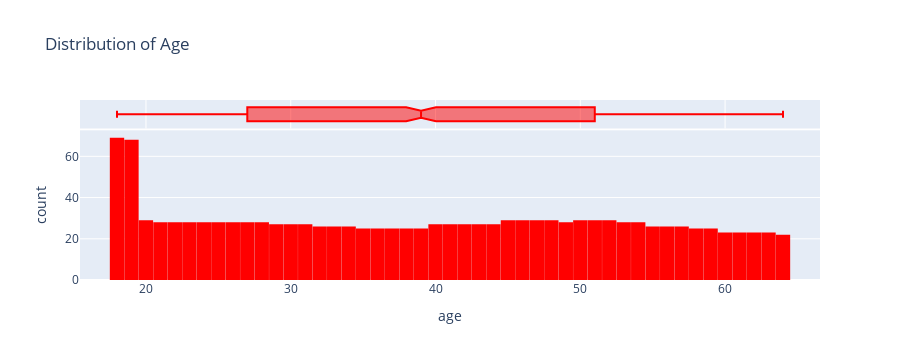

Notebook code for this chart:
### Code cell
fig = px.histogram(medical_df, 
                   x='age', 
                   marginal='box', 
                   nbins=47, 
                   color_discrete_sequence=['red'],
                   title='Distribution of Age')
fig.update_layout(bargap=0.01)
fig.show()

### Figure 1 — Plotly figure (JSON) as saved in the notebook; plotly's stock layout.template omitted (floating-point values rounded to 4 significant figures; data arrays with more than 128 entries replaced by an {"elided": "..."} marker saying what was removed)
{"data": [{"alignmentgroup": "True", "bingroup": "x", "hovertemplate": "age=%{x}<br>count=%{y}<extra></extra>", "legendgroup": "", "marker": {"color": "red", "pattern": {"shape": ""}}, "name": "", "nbinsx": 47, "offsetgroup": "", "orientation": "v", "showlegend": false, "type": "histogram", "x": {"elided": "1338 int values"}, "xaxis": "x", "yaxis": "y"}, {"alignmentgroup": "True", "hovertemplate": "age=%{x}<extra></extra>", "legendgroup": "", "marker": {"color": "red"}, "name": "", "notched": true, "offsetgroup": "", "showlegend": false, "type": "box", "x": {"elided": "1338 int values"}, "xaxis": "x2", "yaxis": "y2"}], "layout": {"bargap": 0.01, "barmode": "relative", "height": 360, "legend": {"tracegroupgap": 0}, "title": {"text": "Distribution of Age"}, "xaxis": {"anchor": "y", "autorange": true, "domain": [0, 1], "range": [15.44, 66.56], "title": {"text": "age"}, "type": "linear"}, "xaxis2": {"anchor": "y2", "autorange": true, "domain": [0, 1], "matches": "x", "range": [15.44, 66.56], "showgrid": true, "showticklabels": false, "type": "linear"}, "yaxis": {"anchor": "x", "autorange": true, "domain": [0, 0.8316], "range": [0, 72.63], "title": {"text": "count"}}, "yaxis2": {"anchor": "x2", "autorange": true, "domain": [0.8416, 1], "matches": "y2", "range": [-0.5, 0.5], "showgrid": false, "showline": false, "showticklabels": false, "ticks": "", "type": "category"}}}
